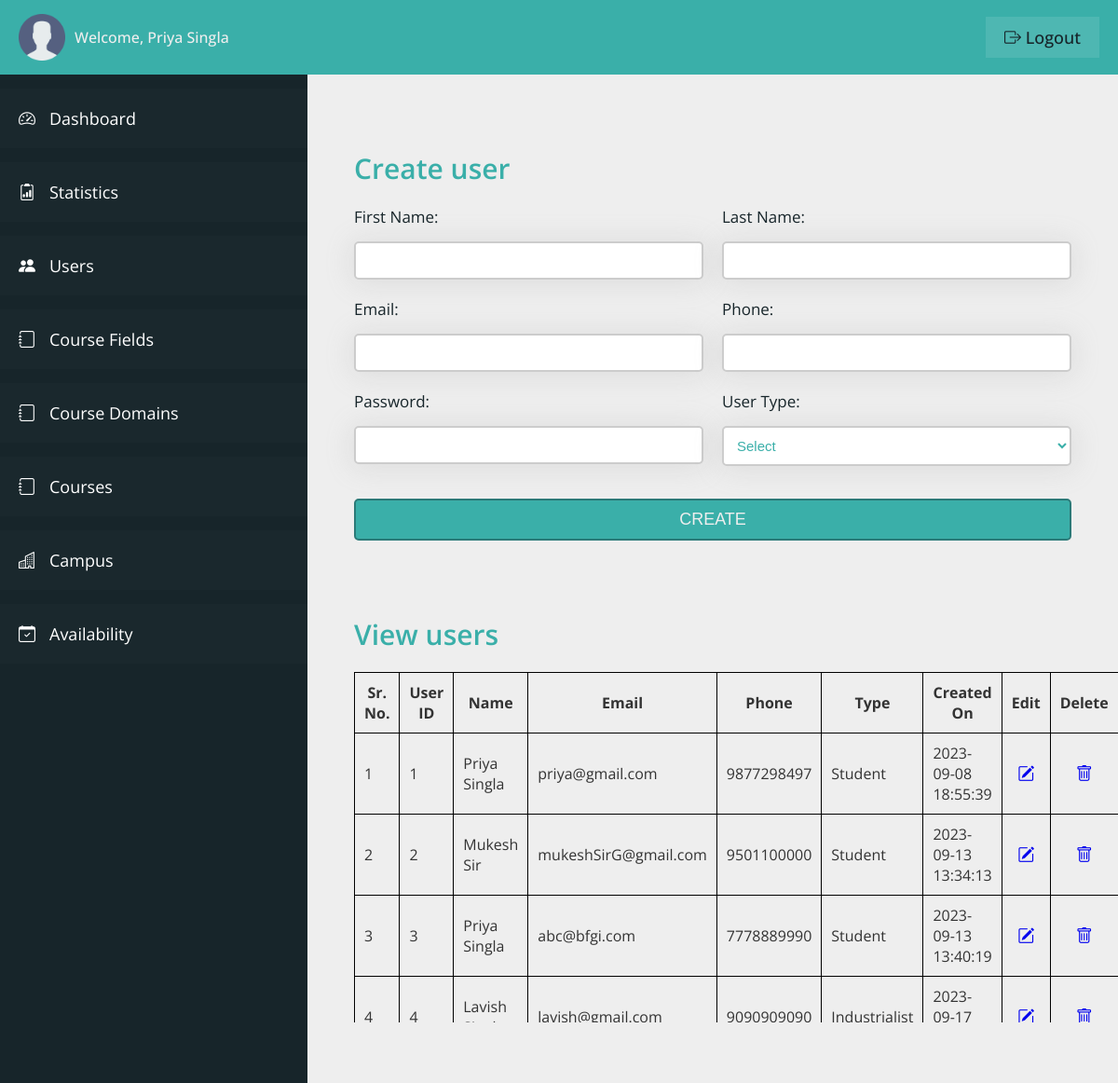
The app's page /admin/users.php (signed in), older data.
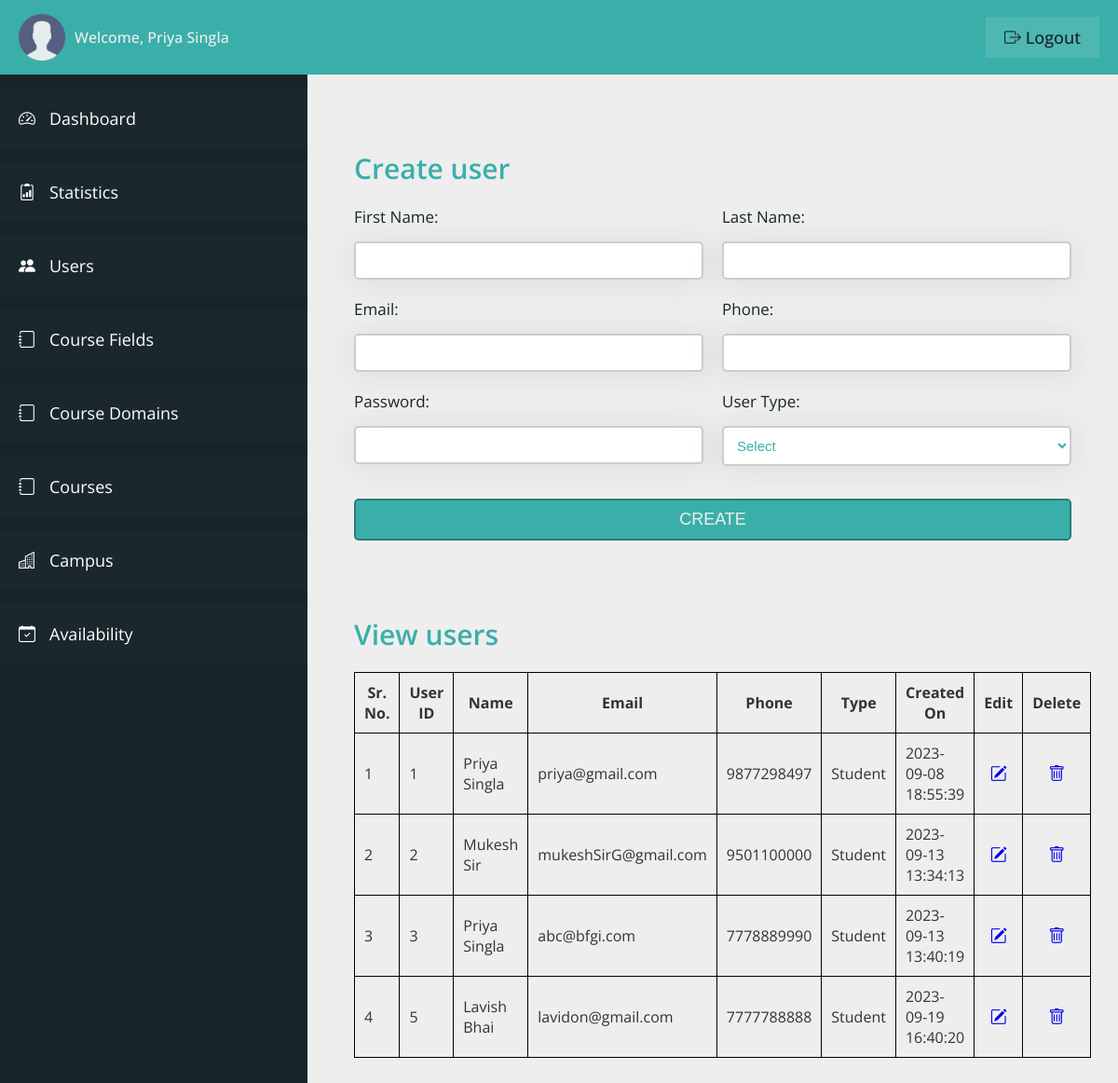
The same page, newer data.
### tables this page shows
CREATE TABLE `user_table` (
  `user_id` int(11) NOT NULL,
  `user_firstname` varchar(100) NOT NULL,
  `user_lastname` varchar(100) NOT NULL,
  `user_type` varchar(20) NOT NULL,
  `user_email` varchar(100) NOT NULL,
  `user_phone` varchar(10) NOT NULL,
  `user_password` varchar(100) NOT NULL,
  `user_createdon` datetime NOT NULL DEFAULT current_timestamp()
);

### admin/users.php (the view, shortened to what the changed rows need)
<?php
include "../connection.php";
?>
<!DOCTYPE html>
<html lang="en">
<head>
    <link rel="stylesheet" href="css/style.css">
    <link rel="stylesheet" href="https://cdn.jsdelivr.net/npm/bootstrap-icons@1.11.0/font/bootstrap-icons.css">
</head>
<body>
    <div class="container">
        <main class="main__content">
            <div class="view__container">
                <div class="table__container">
                    <table class="table">
                        <thead>
                            <th>Sr. No.</th>
                            <th>User ID</th>
                            <th>Name</th>
                            <th>Email</th>
                            <th>Phone</th>
                            <th>Type</th>
                            <th>Created On</th>
                            <th>Edit</th>
                            <th>Delete</th>
                        </thead>
                        <tbody>
                            <?php
                            $q1 = "Select * from user_table";
                            $r1 = mysqli_query($con, $q1);
                            $count = 1;
                            while ($row1 = mysqli_fetch_array($r1)) { ?>
                            <tr>
                                <td><?php echo $count; ?></td>
                                <td><?php echo $row1['user_id']; ?></td>
                                <td><?php echo $row1['user_firstname'] . ' ' . $row1['user_lastname']; ?></td>
                                <td><?php echo $row1['user_email']; ?></td>
                                <td><?php echo $row1['user_phone']; ?></td>
                                <td><?php echo $row1['user_type']; ?></td>
                                <td><?php echo $row1['user_createdon']; ?></td>
                                <td style="text-align: center;font-size:1.8rem;">
                                    <a href="users-edit.php?uid=<?php echo $row1['user_id']; ?>">
                                        <i class="bi bi-pencil-square"></i>
                                    </a>
                                </td>
                                <td style="text-align: center;font-size:1.8rem;">
                                    <a onclick="return confirm('Are you sure you want to delete this item?');"
                                        href="users-delete.php?uid=<?php echo $row1['user_id']; ?>">
                                        <i class="bi bi-trash"></i>
                                    </a>
                                </td>
                            </tr>
                            <?php
                                $count++;
                            }
                            ?>
                        </tbody>
                    </table>
                </div>
            </div>
        </main>
    </div>
</body>
</html>

Row changes from the older to the newer data that the page shows:
removed user_table: user_id "4", user_firstname "Lavish", user_lastname "Singla", user_email "lavish@gmail.com", user_phone "9090909090", user_type "Industrialist", user_createdon "2023-09-17 21:26:39"
added user_table: user_id "5", user_firstname "Lavish", user_lastname "Bhai", user_email "lavidon@gmail.com", user_phone "7777788888", user_type "Student", user_createdon "2023-09-19 16:40:20"
